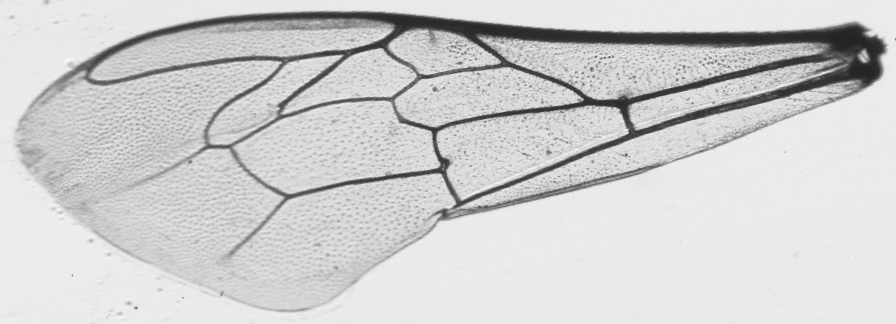
#> input picture filter 1.5/2.png, 896 x 324 px
$ python filter.py
#> lines starting #> are read from the running program, lines starting #| are printed output that depends on the picture; after the words box and inside, x2 and y2 are one past the last pixel; in counts of white or black regions, pixels touching at a corner belong together
#> in extract_skeleton, img_gray is the input picture: shape (324, 896); min 34, max 249, mean 207.4
# $def extract_skeleton(var**)

import cv2
from PIL import Image
import numpy as np
import time
from skimage.morphology import skeletonize
from skimage import data

def preprocess_image(img_gray):
    blurred = cv2.medianBlur(img_gray, 5)

    nlm_denoised = cv2.fastNlMeansDenoising(blurred, None, 30, 7, 21)
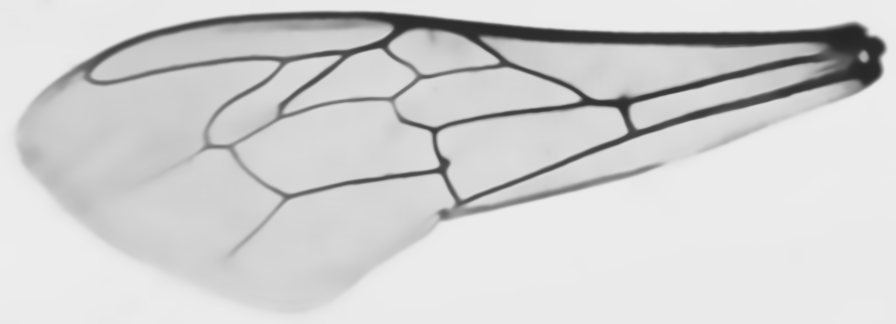
#> nlm_denoised: shape (324, 896); min 38, max 237, mean 208.4

    binary = cv2.adaptiveThreshold(nlm_denoised, 255, cv2.ADAPTIVE_THRESH_GAUSSIAN_C,
                                   cv2.THRESH_BINARY_INV, 25, 4)
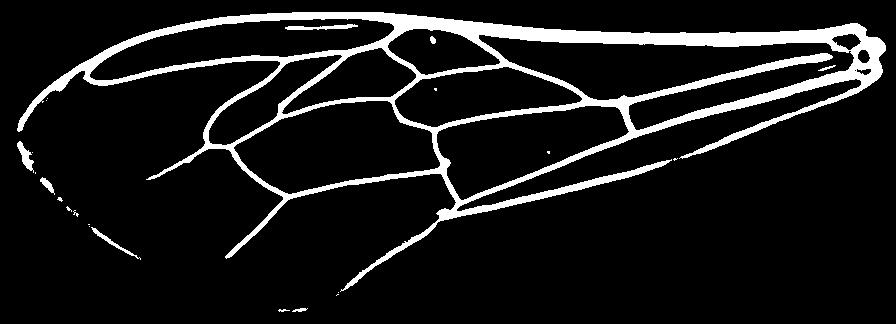
#> binary: shape (324, 896); 9.8% white; 23 white regions (14 under 20 px), largest, box (x1, y1, x2, y2) and area: (17, 12, 886, 292) 27530, (285, 24, 358, 30) 244, (17, 141, 34, 173) 223

    kernel = np.ones((3, 3), np.uint8)
    opened = cv2.morphologyEx(binary, cv2.MORPH_OPEN, kernel, iterations=2)
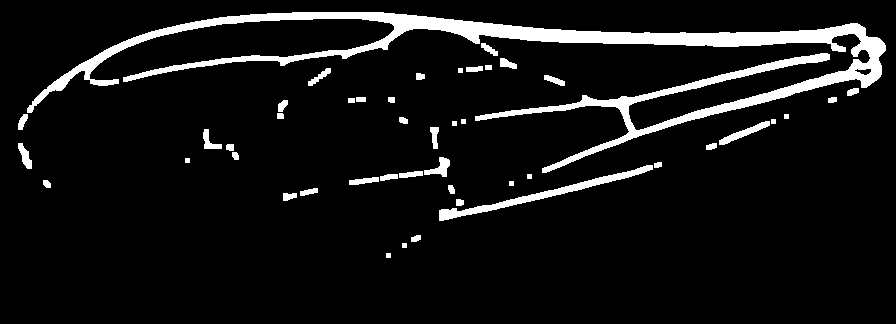
#> opened: shape (324, 896); 7.8% white; 46 white regions, largest, box (x1, y1, x2, y2) and area: (27, 12, 886, 173) 17542, (439, 165, 653, 221) 1509, (719, 121, 770, 145) 343

    #cv2.imwrite("out1.jpg", binary)

    return binary

def skeletonize(img_bin):
    size = np.size(img_bin)
#> size = 290304
    skel = np.zeros(img_bin.shape, np.uint8)

    element = cv2.getStructuringElement(cv2.MORPH_CROSS, (3, 3))
    done = False

    while not done:
        eroded = cv2.erode(img_bin, element)
        temp = cv2.dilate(eroded, element)
        temp = cv2.subtract(img_bin, temp)
        skel = cv2.bitwise_or(skel, temp)
        img_bin = eroded.copy()

        zeros = size - cv2.countNonZero(img_bin)
        if zeros == size:
            done = True
#> this loop made 11 passes
#> zeros on passes 1 to 11: 269659, 277260, 283586, 286805, 288418, 289542, 290084, 290210, 290268, 290297, 290304
#> pass 1, in skeletonize, `temp = cv2.subtract(img_bin, temp)`:
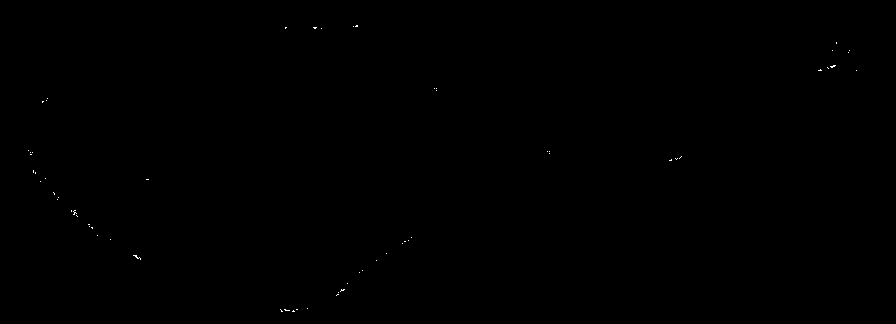
#> temp: shape (324, 896); 0.05% white in thin lines or dots, all inside (x1, y1, x2, y2) = (28, 25, 857, 312)
#> pass 2, in skeletonize, `eroded = cv2.erode(img_bin, element)`:
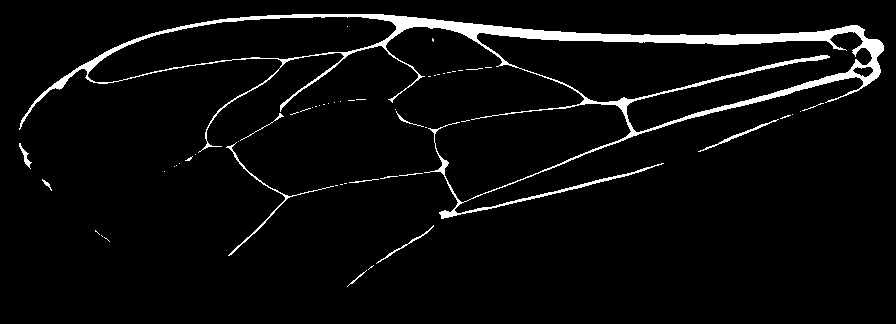
#> eroded: shape (324, 896); 4.5% white; 55 white regions (42 under 20 px), largest, box (x1, y1, x2, y2) and area: (19, 14, 884, 219) 11804, (226, 142, 334, 256) 360, (698, 119, 779, 152) 193
#> after the loop: eroded: shape (324, 896); every value is 0
#> after the loop:
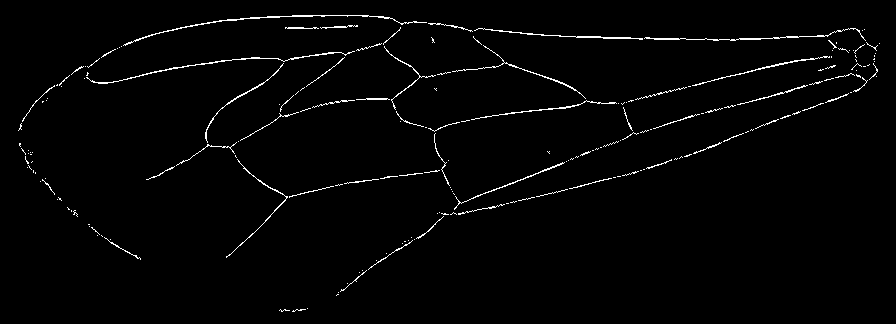
#> skel: shape (324, 896); 1.8% white in thin lines or dots, all inside (x1, y1, x2, y2) = (18, 15, 880, 312)

    return skel

def postprocess_skeleton(skeleton):
    # num_labels, labels, stats, _ = cv2.connectedComponentsWithStats(skeleton, connectivity=8)

    # for i in range(1, num_labels):
    #     if stats[i, cv2.CC_STAT_AREA] < 1000:
    #         skeleton[labels == 1] = 0

    kernel = np.ones((3, 3), np.uint8)
    skeleton = cv2.dilate(skeleton, kernel, iterations=1)

    #cv2.imwrite('out3.jpg', skeleton)

    labelnum, labelimg, contours, GoCs = cv2.connectedComponentsWithStats(skeleton)
    for label in range(1, labelnum):
        x,y,w,h,size = contours[label]
        if size <= 700:
            skeleton[y:y+h, x:x+w] = 0

    return skeleton

def resize(inp):
    img = cv2.resize(inp, (1200, 500))
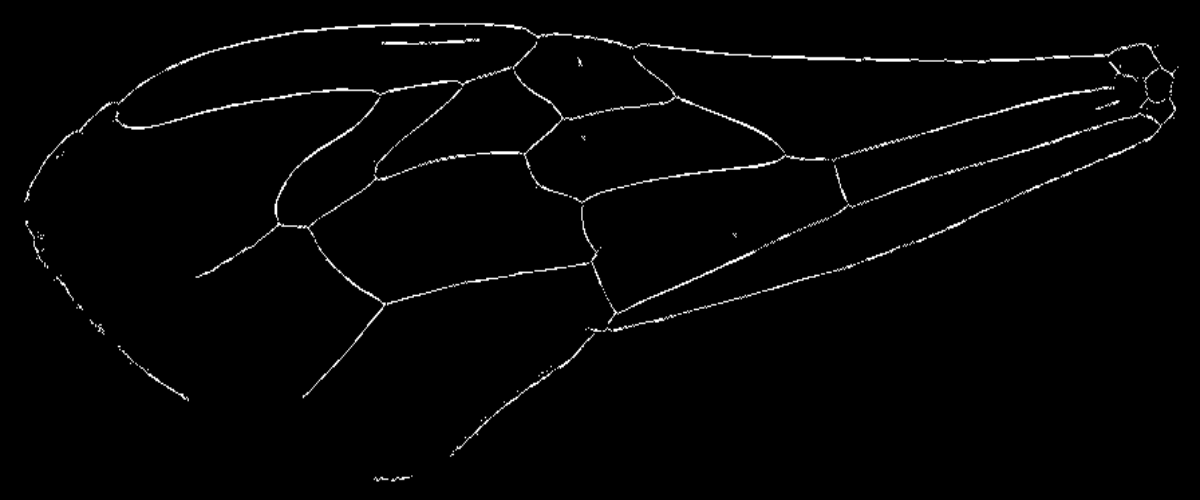
#> img: shape (500, 1200); min 0, max 255, mean 4.6
    return img

def extract_skeleton(inp, out):
    img_gray = cv2.imread(inp, cv2.IMREAD_GRAYSCALE)

    img_bin = preprocess_image(img_gray)

    skeleton = skeletonize(img_bin)

    #cv2.imwrite('out2.jpg', skeleton)

    skeleton = resize(skeleton)

    cv2.imwrite(out, skeleton)

start = time.time()
extract_skeleton('2.png', 'out.jpg')
end = time.time()

print(end - start)

$ run again, with filter 1.5/1466.png copied over filter 1.5/2.png
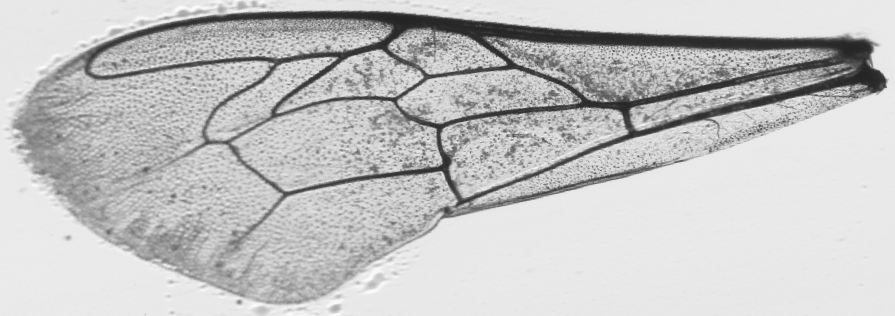
#> input picture filter 1.5/1466.png, 895 x 316 px
#> in extract_skeleton, img_gray is the input picture: shape (316, 895); min 34, max 251, mean 195.7
#> in preprocess_image, `binary = cv2.adaptiveThreshold(nlm_denoised, 255, cv2.ADAPTIVE_THRESH_..`:
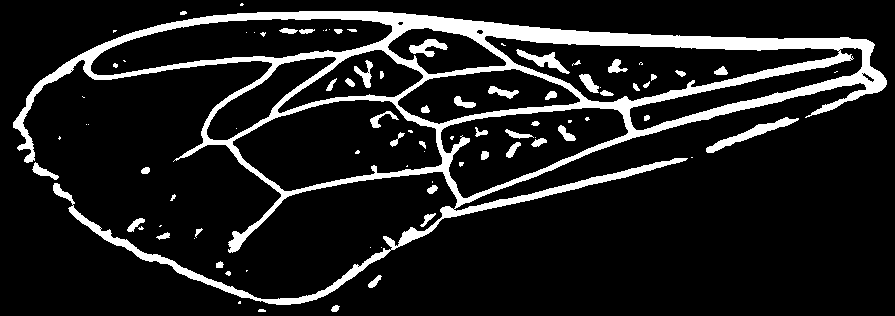
#> binary: shape (316, 895); 12.4% white; 87 white regions (37 under 20 px), largest, box (x1, y1, x2, y2) and area: (13, 11, 887, 305) 30145, (706, 117, 799, 153) 717, (516, 49, 570, 74) 416
#> opened: shape (316, 895); 10.3% white; 73 white regions, largest, box (x1, y1, x2, y2) and area: (13, 11, 887, 150) 17066, (441, 161, 667, 218) 1571, (69, 207, 249, 298) 1351
#> size = 282820
#> the loop in skeletonize, `while not done:` made 10 passes
#> zeros on passes 1 to 8: 257595, 266937, 274780, 279181, 281058, 282140, 282667, 282804
#> in resize, `img = cv2.resize(inp, (1200, 500))`:
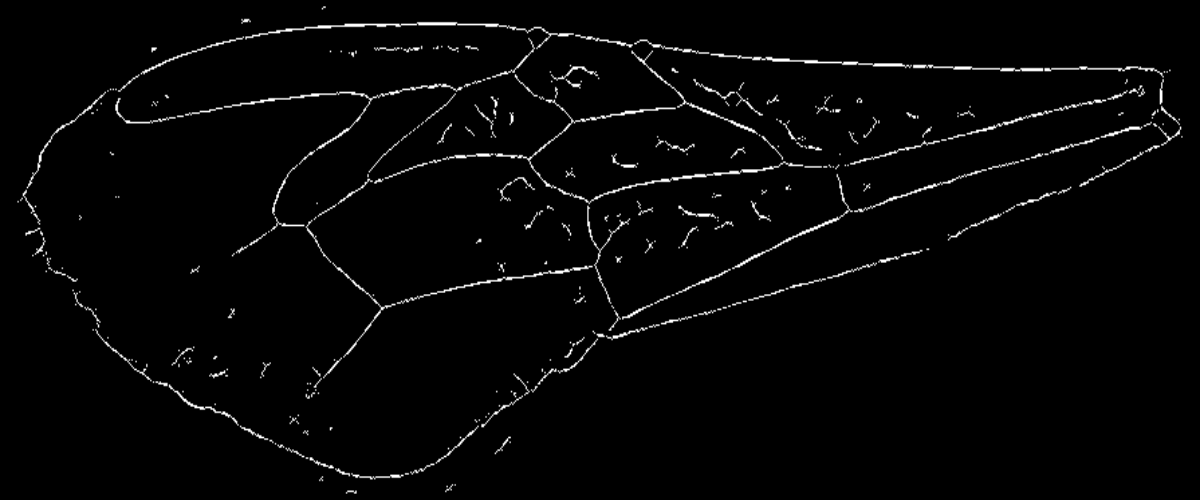
#> img: shape (500, 1200); min 0, max 255, mean 5.7

$ run again, with filter 1.5/42.png copied over filter 1.5/2.png
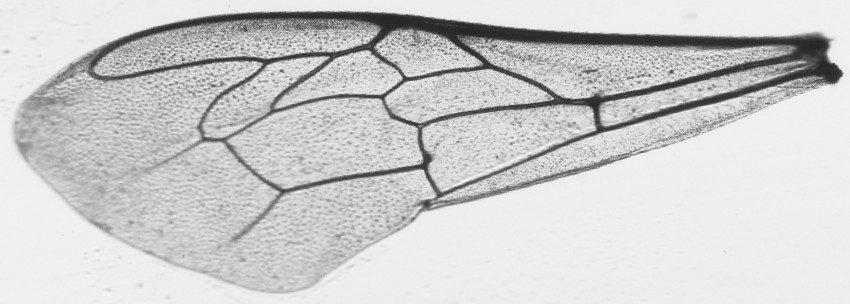
#> input picture filter 1.5/42.png, 850 x 304 px
#> in extract_skeleton, img_gray is the input picture: shape (304, 850); min 37, max 249, mean 205.1
#> in preprocess_image, `binary = cv2.adaptiveThreshold(nlm_denoised, 255, cv2.ADAPTIVE_THRESH_..`:
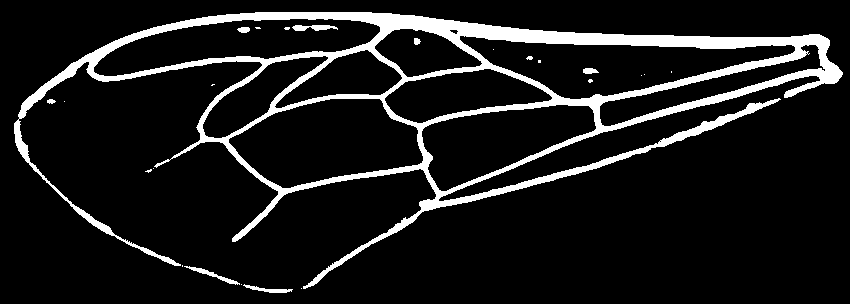
#> binary: shape (304, 850); 10.5% white; 24 white regions (15 under 20 px), largest, box (x1, y1, x2, y2) and area: (14, 12, 843, 289) 26313, (184, 266, 240, 285) 203, (292, 25, 338, 31) 187
#> opened: shape (304, 850); 8.4% white; 40 white regions, largest, box (x1, y1, x2, y2) and area: (19, 12, 842, 134) 14708, (420, 152, 631, 211) 1409, (294, 150, 432, 191) 858
#> size = 258400
#> the loop in skeletonize, `while not done:` made 11 passes
#> zeros on passes 1 to 8: 238968, 246426, 252541, 255586, 256963, 257817, 258204, 258328
#> in resize, `img = cv2.resize(inp, (1200, 500))`:
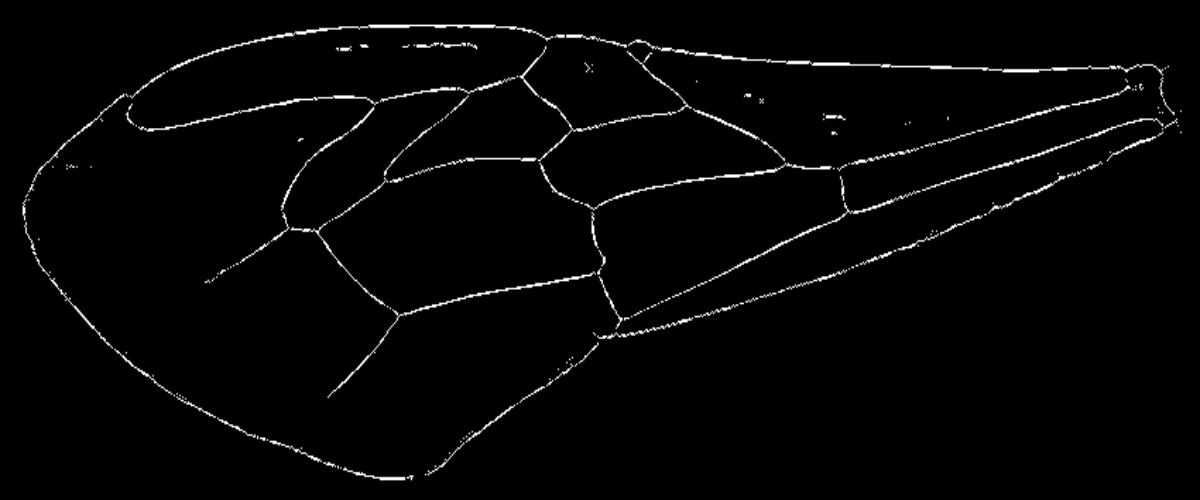
#> img: shape (500, 1200); min 0, max 255, mean 5.1

$ run again, with filter 1.5/462.png copied over filter 1.5/2.png
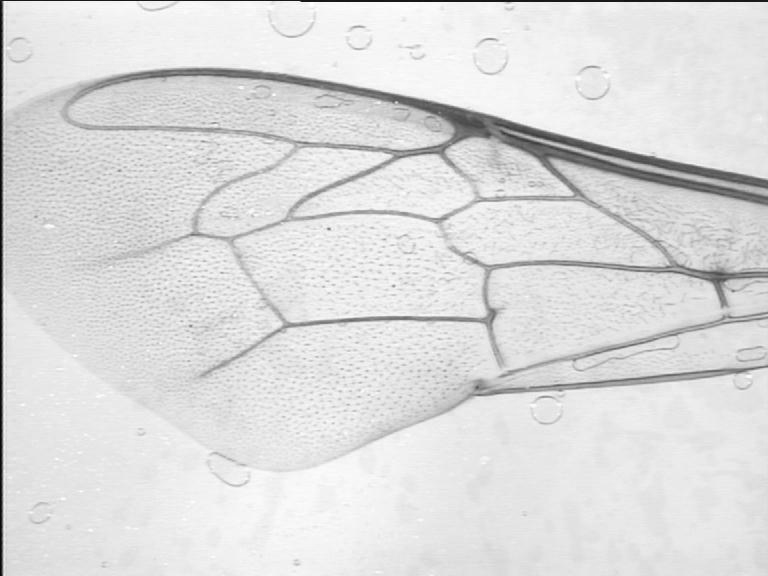
#> input picture filter 1.5/462.png, 768 x 576 px
#> in extract_skeleton, img_gray is the input picture: shape (576, 768); min 3, max 254, mean 220.9
#> binary: shape (576, 768); 6.4% white; 15 white regions (10 under 20 px), largest, box (x1, y1, x2, y2) and area: (63, 68, 768, 378) 21282, (357, 364, 768, 448) 2731, (0, 0, 768, 576) 2483, (501, 312, 768, 378) 1584, (235, 253, 250, 277) 90
#> opened: shape (576, 768); 4.9% white; 44 white regions, largest, box (x1, y1, x2, y2) and area: (75, 68, 768, 188) 7900, (500, 134, 768, 209) 3236, (484, 259, 768, 307) 2283
#> size = 442368
#> the loop in skeletonize, `while not done:` made 10 passes
#> zeros on passes 1 to 8: 422966, 431309, 437296, 440533, 441879, 442209, 442298, 442343
#> in resize, `img = cv2.resize(inp, (1200, 500))`:
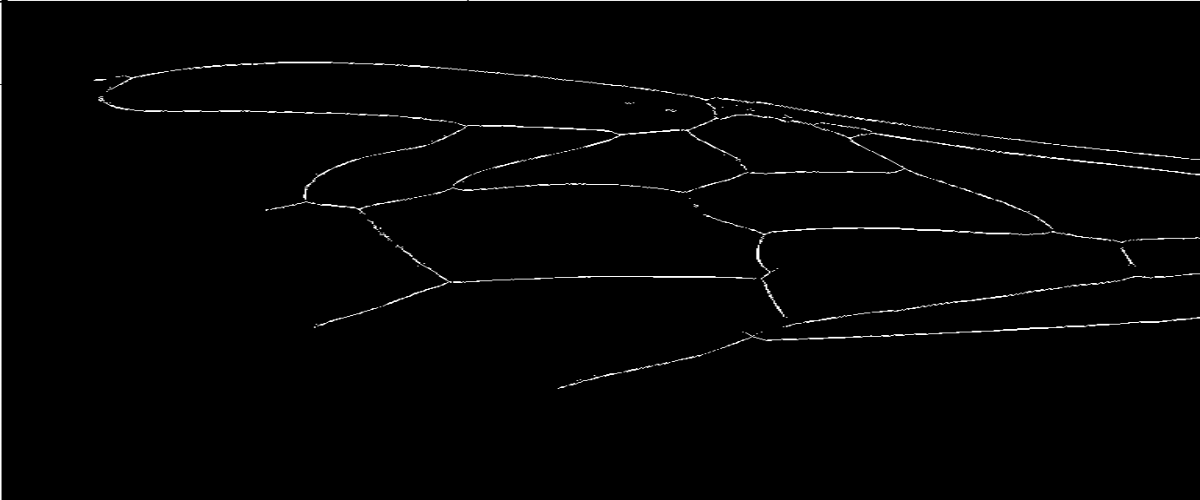
#> img: shape (500, 1200); min 0, max 255, mean 3.7
